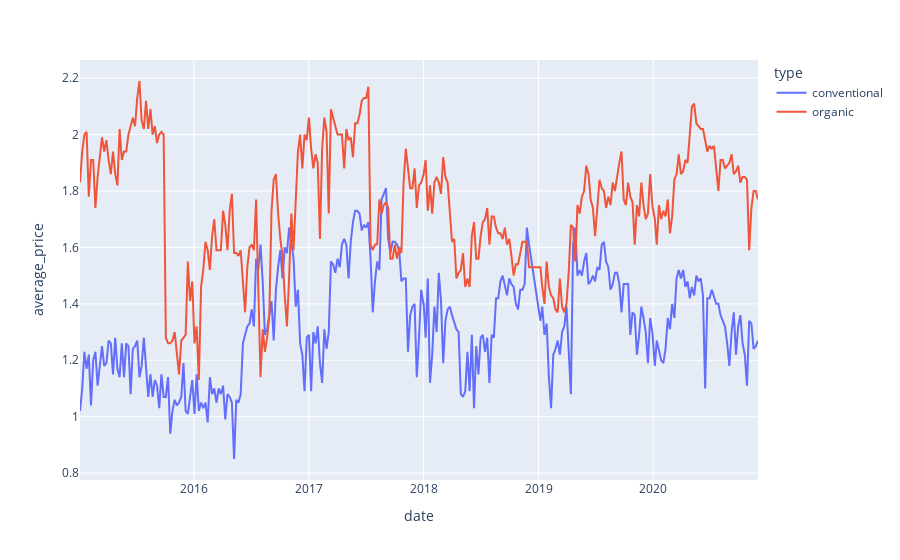

Write notebook code for a chart like this one.
### Code cell
fig = df['geography'] == 'Boston'
px.line(df[fig] , x= 'date' , y='average_price',color ='type')

### Figure 1 — Plotly figure (JSON) as saved in the notebook; plotly's stock layout.template omitted (floating-point values rounded to 4 significant figures; data arrays with more than 128 entries replaced by an {"elided": "..."} marker saying what was removed)
{"data": [{"hovertemplate": "type=conventional<br>date=%{x}<br>average_price=%{y}<extra></extra>", "legendgroup": "conventional", "line": {"color": "#636efa", "dash": "solid"}, "marker": {"symbol": "circle"}, "mode": "lines", "name": "conventional", "orientation": "v", "showlegend": true, "type": "scatter", "x": {"elided": "306 str values"}, "xaxis": "x", "y": {"elided": "306 float values"}, "yaxis": "y"}, {"hovertemplate": "type=organic<br>date=%{x}<br>average_price=%{y}<extra></extra>", "legendgroup": "organic", "line": {"color": "#EF553B", "dash": "solid"}, "marker": {"symbol": "circle"}, "mode": "lines", "name": "organic", "orientation": "v", "showlegend": true, "type": "scatter", "x": {"elided": "306 str values"}, "xaxis": "x", "y": {"elided": "306 float values"}, "yaxis": "y"}], "layout": {"legend": {"title": {"text": "type"}, "tracegroupgap": 0}, "margin": {"t": 60}, "xaxis": {"anchor": "y", "domain": [0, 1], "title": {"text": "date"}}, "yaxis": {"anchor": "x", "domain": [0, 1], "title": {"text": "average_price"}}}}
